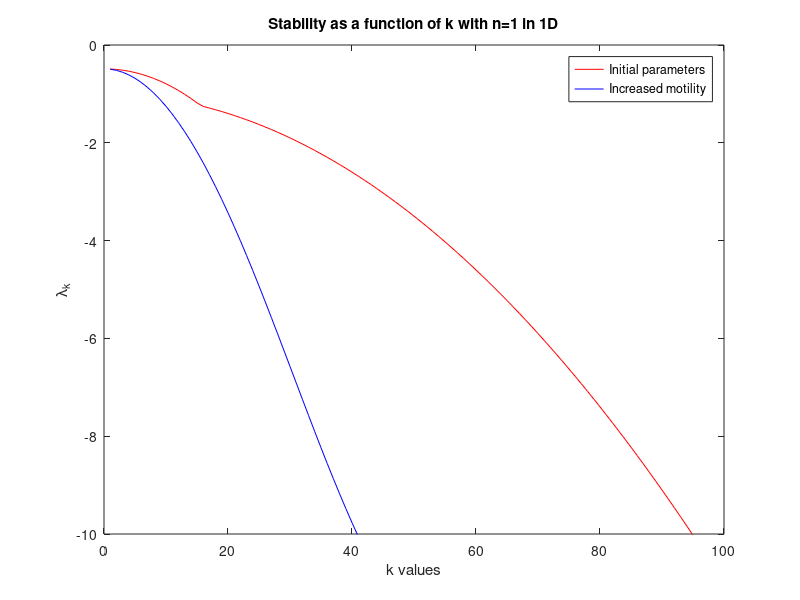

MATLAB code to generate this figure:
% Linear stability analysis of the model of the article
% Plot of Lambda_k as a function of n
% If negative, a_k->0, otherwise a_k grows exponentially

% Parameters
dn=0.001;
dm=0.001;
dn_mot=0.01; %increased motility
dm_mot=0.01;
gamma=0.005;
eta=10;
alpha=0.1;
beta=1;
epsilon=0.01;
mu=10;
nu=10;

% Other parameters
n=1;
m=alpha/beta;
k=1:100;
lam_k=zeros(size(k));
lam_k_mot=zeros(size(k));

for i=1:length(k)
    % Jacobian matrices
    Jr= [-mu, -mu, 0;
        -nu, -eta*m-nu, 0;
        alpha, 0,-beta];
    Jt= [dn, -gamma*n, 0;
        0, 0, 0;
        0, 0, dm];

    % Increased motility
    Jt_mot= [dn_mot, -gamma*n, 0;
        0, 0, 0;
        0, 0, dm_mot];

    % Lambda_k
    eigenvalues= eig(Jr-k(i)^2*Jt);
    eigenvalues_mot= eig(Jr-k(i)^2*Jt_mot);
    lam_k(i)=max(real(eigenvalues));
    lam_k_mot(i)=max(real(eigenvalues_mot));
end

% Plot
figure;
plot(k, lam_k, 'r');
hold on;
plot(k, lam_k_mot, 'b');
ylim([-10,0]);
title('Stability as a function of k with n=1 in 1D');
xlabel('k values');
ylabel('\lambda_k');
legend('Initial parameters', 'Increased motility', 'Location', 'northeast');
hold off;

saveas(gcf, 'lin_stab_analysis2.png');
